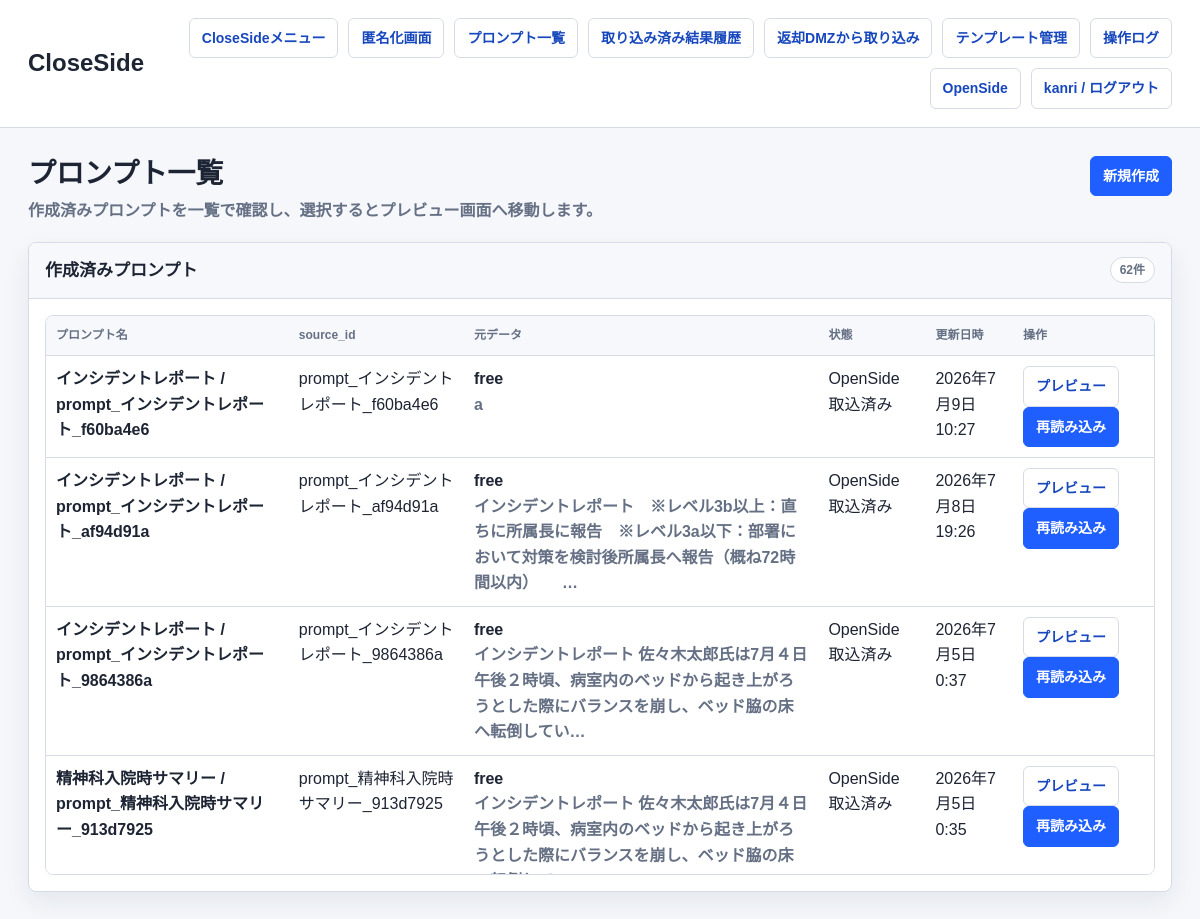
/close/prompts/ (signed in), run on an earlier commit of the app's database.
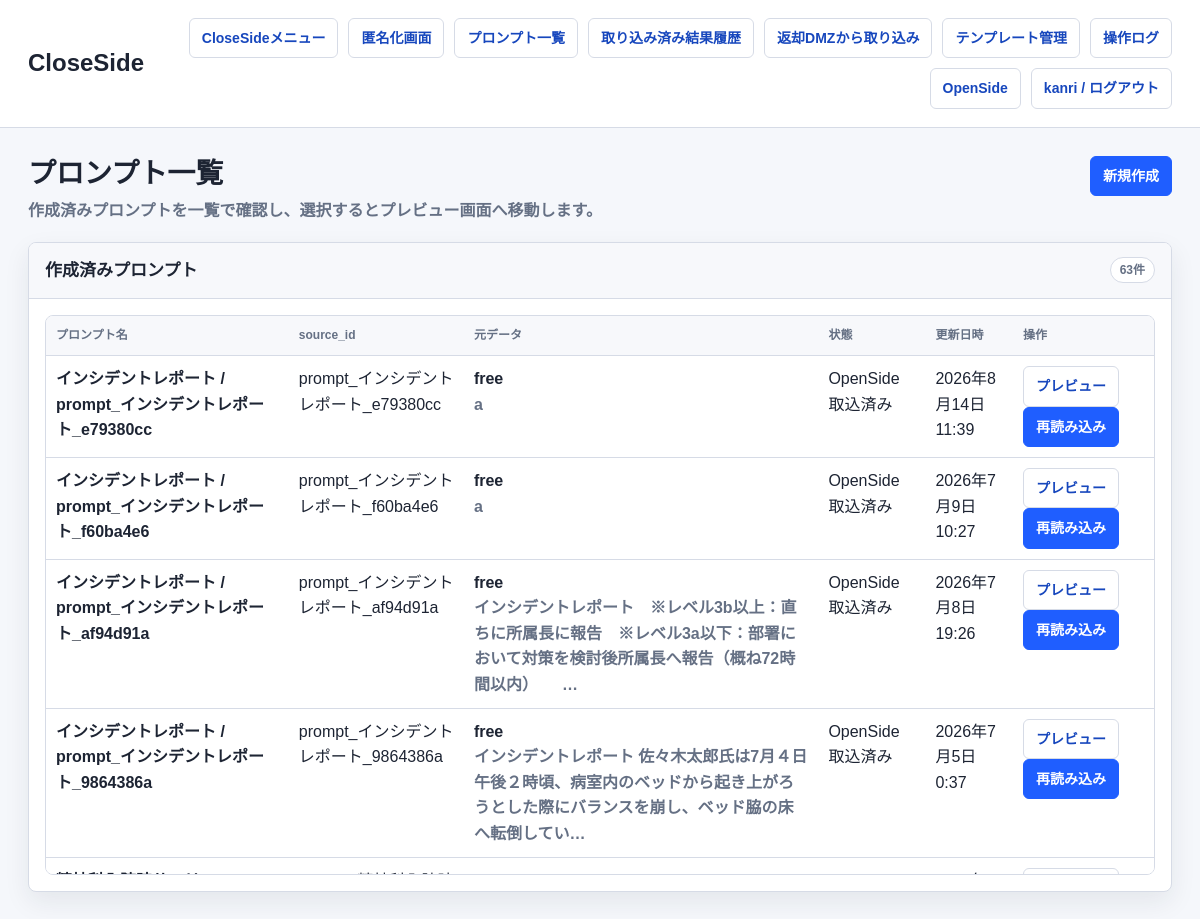
And on a later commit of the database.
### anonymizer_app/models.py (models this page shows, shortened)
class Prompt(models.Model):
    STATUS_CHOICES = [
        ('draft', '作成済み'),
        ('sent_to_dmz', 'DMZ送信済み'),
        ('imported_to_open', 'OpenSide取込済み'),
    ]
    name = models.CharField(max_length=255)
    content = models.TextField()
    source_input_data = models.JSONField(blank=True, default=dict)
    source_id = models.CharField(max_length=255, blank=True, default='', db_index=True)
    owner = models.ForeignKey(settings.AUTH_USER_MODEL, null=True, blank=True, on_delete=models.SET_NULL)
    status = models.CharField(max_length=32, choices=STATUS_CHOICES, default='draft')
    created_at = models.DateTimeField(default=timezone.now)
    updated_at = models.DateTimeField(auto_now=True)

### close_side/views.py (the view)
# urls.py: path('prompts/', views.prompts_list, name='prompts_list'),
def prompts_list(request):
    prompts = _owned_queryset(Prompt.objects.all(), request.user).order_by('-updated_at')
    return render(request, 'anonymizer_app/prompts_list.html', {'prompts': prompts})

### anonymizer_app/network_policy.py (called while the page is built)
def network_policy() -> dict:
    return getattr(settings, 'NETWORK_POLICY', DEFAULT_NETWORK_POLICY)

def get_client_ip(request) -> str:
    forwarded_for = request.META.get('HTTP_X_FORWARDED_FOR', '')
    if getattr(settings, 'NETWORK_POLICY_TRUST_X_FORWARDED_FOR', True) and forwarded_for:
        return forwarded_for.split(',')[0].strip()
    return request.META.get('REMOTE_ADDR') or ''

def normalize_ip(value: str):
    try:
        return ip_address(value)
    except ValueError:
        return None

def _networks(cidrs: list[str]):
    networks = []
    for cidr in cidrs:
        try:
            networks.append(ip_network(cidr))
        except ValueError:
            continue
    return networks

def side_for_path(path: str) -> str:
    for side, rule in network_policy().items():
        if any(path.startswith(prefix) for prefix in rule.get('paths', [])):
            return side
    return ''

def allowed_cidrs_for_side(side: str) -> list[str]:
    rule = network_policy().get(side, {})
    cidrs = list(rule.get('cidrs', []))
    if getattr(settings, 'NETWORK_POLICY_ALLOW_LOOPBACK', False):
        cidrs.extend(LOOPBACK_CIDRS)
    return cidrs

### anonymizer_app/templates/anonymizer_app/prompts_list.html (shortened to what this page needs)
{% extends "anonymizer_app/base.html" %}
{% block brand %}CloseSide{% endblock %}
{% block page_title %}プロンプト一覧{% endblock %}
{% block page_subtitle %}<p class="page-subtitle">作成済みプロンプトを一覧で確認し、選択するとプレビュー画面へ移動します。</p>{% endblock %}
{% block page_actions %}
  <a class="button primary" href="{% url 'close_side:prompt_create' %}">新規作成</a>
{% endblock %}
{% block content %}
  <section class="panel">
    <div class="panel-header">
      <h3 class="panel-title">作成済みプロンプト</h3>
      <span class="badge">{{ prompts|length }}件</span>
    </div>
    <div class="panel-body">
      {% if prompts %}
        <div class="table-scroll">
          <table>
            <thead>
              <tr>
                <th>プロンプト名</th>
                <th>source_id</th>
                <th>元データ</th>
                <th>状態</th>
                <th>更新日時</th>
                <th>操作</th>
              </tr>
            </thead>
            <tbody>
              {% for p in prompts %}
                <tr>
                  <td><strong>{{ p.name }}</strong></td>
                  <td>{{ p.source_id|default:"-" }}</td>
                  <td>
                    {% if p.source_input_data %}
                      <strong>{{ p.source_input_data.input_mode|default:"-" }}</strong><br>
                      <span class="muted">{{ p.source_input_data.text|default:"-"|truncatechars:70 }}</span>
                    {% else %}
                      <span class="muted">元データなし</span>
                    {% endif %}
                  </td>
                  <td>{{ p.get_status_display }}</td>
                  <td>{{ p.updated_at }}</td>
                  <td>
                    <a class="button" href="{% url 'close_side:prompt_preview' pk=p.pk %}">プレビュー</a>
                    {% if p.source_input_data %}
                      <a class="button primary" href="{% url 'close_side:home' %}?reload_prompt_id={{ p.pk }}">再読み込み</a>
                    {% endif %}
                  </td>
                </tr>
              {% endfor %}
            </tbody>
          </table>
        </div>
      {% else %}
        <p class="empty">プロンプトがありません。</p>
      {% endif %}
    </div>
  </section>
{% endblock %}

What changed in the data, as far as the page shows it:
no longer on this page (row unchanged): Prompt: name "精神科入院時サマリー / prompt_精神科入院時サマリー_913d7925", source_id "prompt_精神科入院時サマリー_913d7925", source_input_data.input_mode "free", source_input_data.text "インシデントレポート…", status "OpenSide取込済み", updated_at "2026年7月5日0:35"
added Prompt: name "インシデントレポート / prompt_インシデントレポート_e79380cc", source_id "prompt_インシデントレポート_e79380cc", source_input_data.input_mode "free", source_input_data.text "a", status "OpenSide取込済み", updated_at "2026年8月14日11:39"
Also different on the page:
{{ prompts|length }}: "62" → "63"
